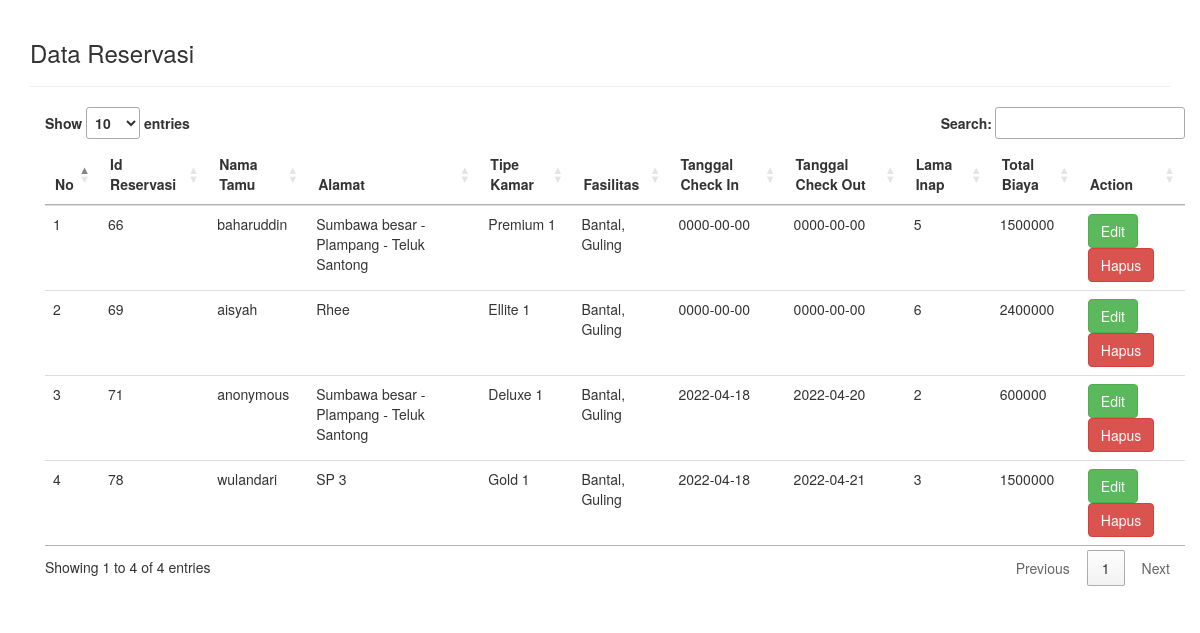
The page /admin/showReservasi.php on the database its author committed.
### tables this page shows
CREATE TABLE `tb_reservasi` (
  `id_reservasi` int(25) NOT NULL,
  `nama_tamu` varchar(25) NOT NULL,
  `kode_kamar` varchar(25) NOT NULL,
  `id_fasilitas` varchar(25) NOT NULL,
  `tanggal_check_in` date NOT NULL,
  `tanggal_check_out` date NOT NULL,
  `lama_inap` int(25) NOT NULL,
  `total_biaya` int(25) NOT NULL,
  `flag` int(1) NOT NULL DEFAULT 1,
  `alamat` varchar(50) NOT NULL
);

CREATE TABLE `tb_kamar` (
  `kode_kamar` varchar(25) NOT NULL,
  `nama_kamar` varchar(25) NOT NULL,
  `kelas` varchar(25) NOT NULL,
  `gambar` varchar(25) NOT NULL,
  `tarif` int(25) NOT NULL,
  `status` varchar(25) NOT NULL,
  `flag` int(1) NOT NULL DEFAULT 1
);

CREATE TABLE `tb_fasilitas` (
  `id_fasilitas` varchar(25) NOT NULL,
  `tipe_fasilitas` varchar(25) NOT NULL,
  `fasilitas` varchar(25) NOT NULL,
  `status` varchar(25) NOT NULL,
  `flag` int(1) NOT NULL DEFAULT 1
);

### admin/showReservasi.php (the view, shortened to what this page needs)
<!DOCTYPE html>
<html lang="en">
<head>
<link rel="stylesheet" type="text/css" href="//cdn.datatables.net/1.10.11/css/jquery.dataTables.min.css">
<link rel="stylesheet" href="https://maxcdn.bootstrapcdn.com/bootstrap/3.3.7/css/bootstrap.min.css">
</head>
<body>
<?php
    include 'helper/connection.php';
?>
<div class="container" style="padding-top: 20px; padding-bottom: 20px;">
    <h3>Data Reservasi</h3>
<hr>
<div class="container">
<table class="table table-stripped table-hover datatab" align="center">
    <thead>
        <tr>
            <th>No</th>
            <th>Id Reservasi</th>
            <th>Nama Tamu</th>
            <th>Alamat</th>
            <th>Tipe Kamar</th>
            <th>Fasilitas</th>
            <th>Tanggal Check In</th>
            <th>Tanggal Check Out</th>
            <th>Lama Inap</th>
            <th>Total Biaya</th>
            <th>Action</th>
        </tr>
    </thead>
<tbody>
<?php
    $sql = "select id_reservasi, nama_tamu, nama_kamar, fasilitas, tanggal_check_in, tanggal_check_out, lama_inap, total_biaya, alamat
    from tb_kamar, tb_fasilitas, tb_reservasi
    where tb_kamar.kode_kamar = tb_reservasi.kode_kamar
    and tb_fasilitas.id_fasilitas = tb_reservasi.id_fasilitas and tb_reservasi.flag = 1";
    $query = mysqli_query($con, $sql);
    $no = 1;
    while ($data = mysqli_fetch_assoc($query)){
?>
<tr>
    <td><?php echo $no++; ?></td>
    <td><?php echo $data['id_reservasi']; ?></td>
    <td><?php echo $data['nama_tamu']; ?></td>
    <td><?php echo $data['alamat']; ?></td>
    <td><?php echo $data['nama_kamar']; ?></td>
    <td><?php echo $data['fasilitas']; ?></td>
    <td><?php echo $data['tanggal_check_in']; ?></td>
    <td><?php echo $data['tanggal_check_out']; ?></td>
    <td><?php echo $data['lama_inap']; ?></td>
    <td><?php echo $data['total_biaya']; ?></td>
    <td>
    <a href="#" type="button" class="btn btn-success btn-md" data-toggle="modal" data-target="#myModal<?php echo $data['id_reservasi']; ?>">Edit</a>
    <?php
        $id_reservasi = $data["id_reservasi"];
        echo "<a href='proses/deleteReservasi.php?id=$id_reservasi' class='btn btn-danger'>Hapus</a>";
    ?>
    </td>
</tr>
<?php
    }
?>
</tbody>
</table>
</div>
</div>
</body>
</html>

### rows shown on the page
tb_reservasi: id_reservasi "66", nama_tamu "baharuddin", alamat "Sumbawa besar - Plampang - Teluk Santong", kode_kamar.nama_kamar "Premium 1", id_fasilitas.fasilitas "Bantal, Guling", tanggal_check_in "0000-00-00", tanggal_check_out "0000-00-00", lama_inap "5", total_biaya "1500000"
tb_reservasi: id_reservasi "69", nama_tamu "aisyah", alamat "Rhee", kode_kamar.nama_kamar "Ellite 1", id_fasilitas.fasilitas "Bantal, Guling", tanggal_check_in "0000-00-00", tanggal_check_out "0000-00-00", lama_inap "6", total_biaya "2400000"
tb_reservasi: id_reservasi "71", nama_tamu "anonymous", alamat "Sumbawa besar - Plampang - Teluk Santong", kode_kamar.nama_kamar "Deluxe 1", id_fasilitas.fasilitas "Bantal, Guling", tanggal_check_in "2022-04-18", tanggal_check_out "2022-04-20", lama_inap "2", total_biaya "600000"
tb_reservasi: id_reservasi "78", nama_tamu "wulandari", alamat "SP 3", kode_kamar.nama_kamar "Gold 1", id_fasilitas.fasilitas "Bantal, Guling", tanggal_check_in "2022-04-18", tanggal_check_out "2022-04-21", lama_inap "3", total_biaya "1500000"
